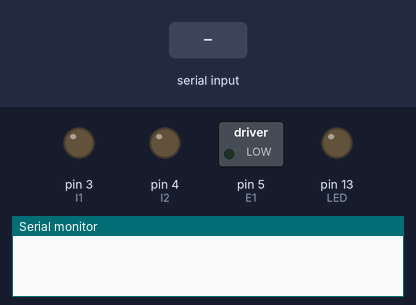
Recording of a sketch running on a simulated Arduino Uno, built with avr-gcc and run on an emulated ATmega328P. Parts: switched loads named in the sketch (green lamp = pin HIGH), output pins drawn as LEDs (lit = HIGH), the last lines printed to the serial monitor. The test bench sets the inputs (shaded band).

Above: at 1.2 s.
1.3 s: "1\n" received over Serial
At 2.5 s:
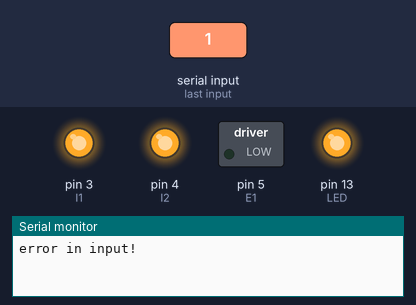
2.8 s: "0\n" received over Serial
At 3.8 s:
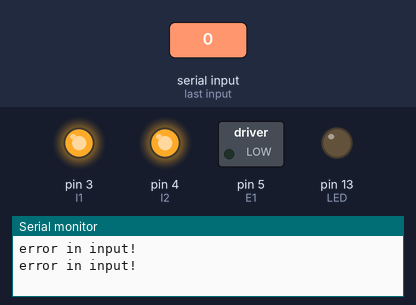
4.3 s: "1\n" received over Serial
At 4.9 s:
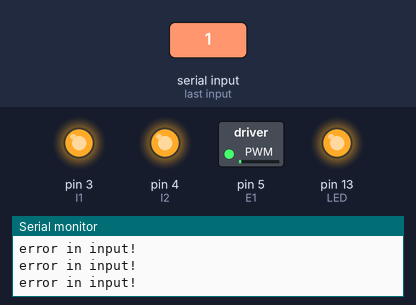
Timing chart, 0 to 7.3 s (numbered marks = the images above; inputs shaded):
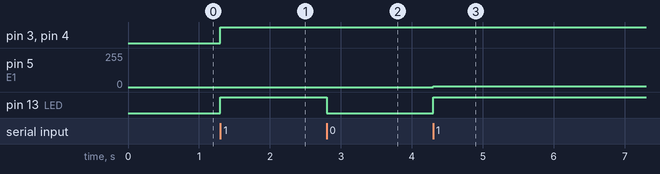

The sketch:

arduino_read_serial.ino
```cpp
#define E1 5 // Enable Pin for motor
#define I1 3 // Control pin 1 for motor
#define I2 4 // Control pin 2 for motor
#define LED 13 // Control pin 2 for motor

char myData[30] = { 0 };

void setup() {
  Serial.begin(9600);
  pinMode(LED,OUTPUT);
  pinMode(E1, OUTPUT);
  pinMode(I1, OUTPUT);
  pinMode(I2, OUTPUT);
}

void loop() {
  byte n = Serial.available();
  if (n != 0) {
    byte m = Serial.readBytesUntil('\n', myData, 30);
    myData[m] = '\0';  //null-byte
    int y1, y2, y3, y4;
    if (sscanf(myData, "%d,%d,%d,%d", &y1, &y2, &y3, &y4) == 4) {
      Serial.println("parsed four ints ok");
      Serial.print("int y1 = ");
      Serial.println(y1);
      Serial.print("int y2 = ");
      Serial.println(y2);
      Serial.print("int y3 = ");
      Serial.println(y3);
      Serial.print("int y4 = ");
      Serial.println(y4);
    } else Serial.println("error in input!");

if (y1 == 1) {
  digitalWrite(LED, HIGH);
  analogWrite(E1, y2);        //  speed
  digitalWrite(I1, y3);
  digitalWrite(I2, y4);

}
if (y1 == 0) {
  digitalWrite(LED, y1);
  digitalWrite(E1, y1);
}


  }
}
//"125,67,-45"
```

Measured:
- after the input at 1.3 s, pin 3 (I1), pin 4 (I2), pin 13 (LED): LOW → HIGH at once
- after the input at 2.8 s, pin 13 (LED): HIGH → LOW at once
- after the input at 4.3 s, pin 5 (E1): 0/255 → 4/255 at once; pin 13 (LED): LOW → HIGH at once
